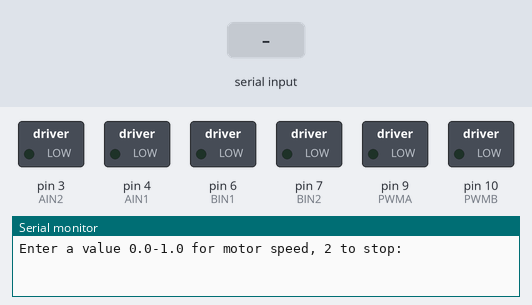
Bench run of a sketch on a simulated Arduino Uno, built with avr-gcc and run on an emulated ATmega328P. Shown: switched loads named in the sketch (green lamp = pin HIGH), the last lines printed to the serial monitor. Inputs (shaded band) come from the test bench.

Above: at 1.2 s.
1.3 s: "90,45\n" received over Serial
At 2.5 s:
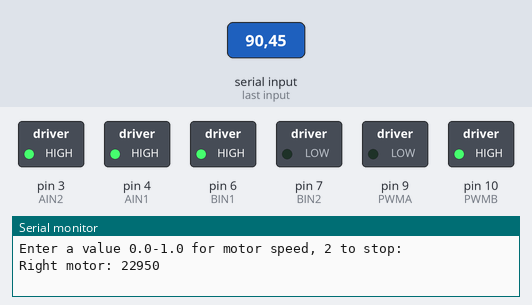
At 7.5 s:
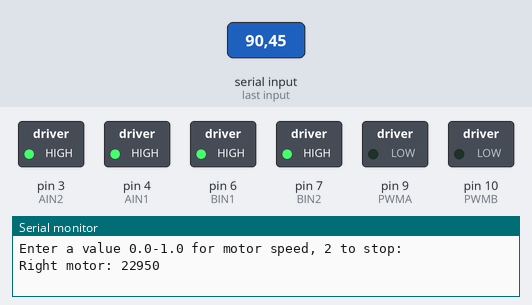
Timing chart, 0 to 8.8 s (numbered marks = the images above; inputs shaded):
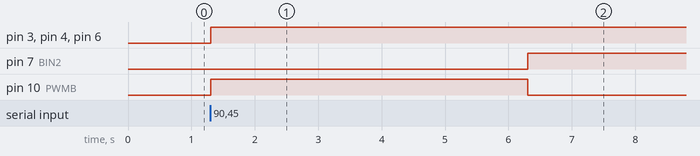

The sketch:

motor_control.ino
```cpp
#include <Arduino.h>

// Motor pins
#define AIN1 4
#define AIN2 3
#define BIN1 6
#define BIN2 7
#define PWMA 9
#define PWMB 10

// Motor helper
void setMotor(int pin1, int pin2, int pwm, int speed){
    speed = constrain(speed, 0, 255); // only forward for now
    if(speed > 0){
        digitalWrite(pin1, HIGH);
        digitalWrite(pin2, LOW);
        analogWrite(pwm, speed);
    } else {
        digitalWrite(pin1, HIGH);
        digitalWrite(pin2, HIGH);
        analogWrite(pwm, 0);
    }
}

void motor1run(int speed){ setMotor(AIN1, AIN2, PWMA, speed); }
void motor2run(int speed){ setMotor(BIN1, BIN2, PWMB, speed); }

void setup() {
  Serial.begin(9600);
  pinMode(AIN1, OUTPUT); pinMode(AIN2, OUTPUT);
  pinMode(BIN1, OUTPUT); pinMode(BIN2, OUTPUT);
  pinMode(PWMA, OUTPUT); pinMode(PWMB, OUTPUT);
  Serial.println("Enter a value 0.0-1.0 for motor speed, 2 to stop:");
}

bool toggleMotor = true; // true = right, false = left

void loop() {
  if(Serial.available()){
    String input = Serial.readStringUntil('\n');
    input.trim();
    float val = input.toFloat();

    if(val == 2.0){
      motor1run(0);
      motor2run(0);
      Serial.println("Motors stopped.");
      while(1); // stop forever
    }

    int speed = int(val * 100); // convert 0.0-1.0 to 0-100 scale
    speed = map(speed, 0, 100, 0, 255); // scale to PWM 0-255

    if(toggleMotor){
      motor2run(speed); // right motor
      motor1run(0);
      Serial.print("Right motor: "); Serial.println(speed);
    } else {
      motor1run(speed); // left motor
      motor2run(0);
      Serial.print("Left motor: "); Serial.println(speed);
    }
    delay(5000);
    motor1run(0);
    motor2run(0);
    toggleMotor = !toggleMotor; // switch motor next time
  }
}
```

Measured:
- after the input at 1.3 s, pin 3 (AIN2), pin 4 (AIN1), pin 6 (BIN1): LOW → HIGH at once; pin 7 (BIN2): LOW → HIGH after 5.0 s; pin 10 (PWMB): LOW → HIGH at once, → LOW 5.0 s later
